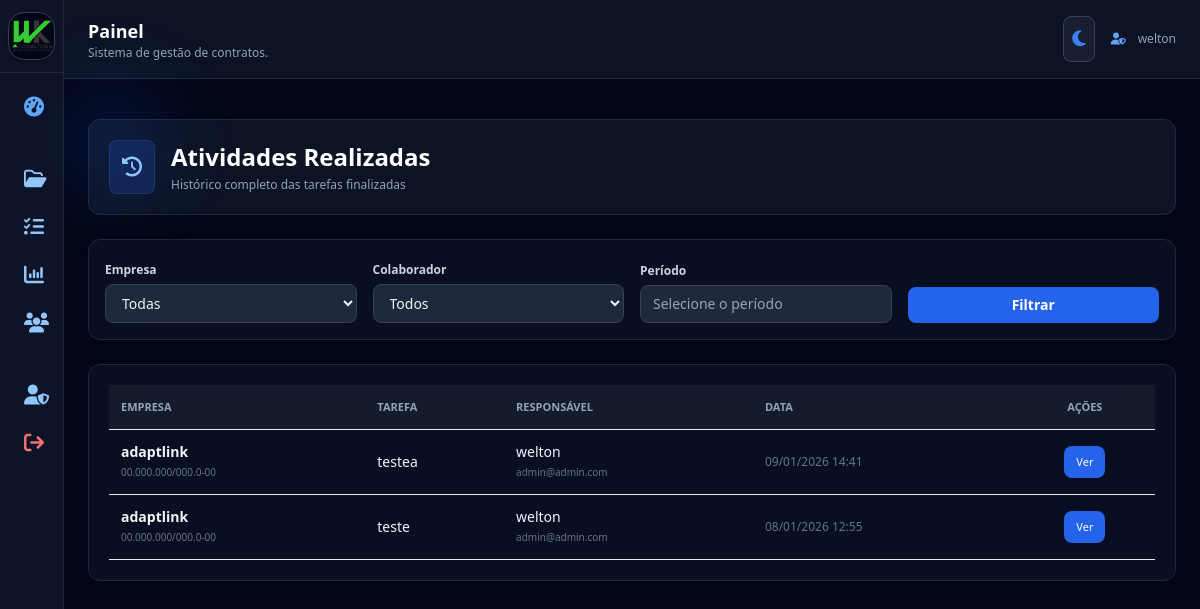
Screenshot of /atividades (signed in) with the database file from the repository.
### app.py (models this page shows, shortened)
class User(UserMixin, db.Model):
    id = db.Column(db.Integer, primary_key=True)
    name = db.Column(db.String(120))
    email = db.Column(db.String(120), unique=True)
    password = db.Column(db.String(255))
    role = db.Column(db.String(20))  # admin / colaborador

class Company(db.Model):
    __tablename__ = "company"
    id = db.Column(db.Integer, primary_key=True)
    name = db.Column(db.String(120), nullable=False)
    cnpj = db.Column(db.String(20), nullable=False)
    created_at = db.Column(db.DateTime, default=agora)
    active = db.Column(db.Boolean, default=True)
    logo = db.Column(db.String(255), nullable=True)

class Task(db.Model):
    __tablename__ = "task"
    id = db.Column(db.Integer, primary_key=True)
    contract_id = db.Column(db.Integer, db.ForeignKey("contract.id"))
    title = db.Column(db.String(120), nullable=False)
    description = db.Column(db.Text)
    due_date = db.Column(db.String(20))
    priority = db.Column(db.String(20), default="Normal")
    status = db.Column(db.String(20), default="pendente", nullable=False)
    assigned_to = db.Column(db.Integer, db.ForeignKey("user.id"), nullable=True)
    created_at = db.Column(db.DateTime, default=agora)
    completed_at = db.Column(db.DateTime)
    contract = db.relationship(
        "Contract",
        backref=db.backref("tasks", lazy="dynamic")
    )
    assigned_user = db.relationship(
        "User",
        backref=db.backref("tarefas_recebidas", lazy="dynamic")
    )
    steps = db.relationship(
        "TaskStep",
        back_populates="task",
        cascade="all, delete-orphan",
        order_by="TaskStep.created_at"
    )
    completion = db.relationship(
        "TaskCompletion",
        backref="task",
        uselist=False,
        cascade="all, delete-orphan"
    )
    logs = db.relationship(
        "TaskLog",
        backref="task",
        cascade="all, delete-orphan"
    )

class TaskLog(db.Model):
    id = db.Column(db.Integer, primary_key=True)
    task_id = db.Column(db.Integer, db.ForeignKey("task.id"))
    user_id = db.Column(db.Integer, db.ForeignKey("user.id"))
    note = db.Column(db.Text)
    created_at = db.Column(db.DateTime, default=agora)
    user = db.relationship("User")
    files = db.relationship("TaskFile", backref="log", cascade="all, delete-orphan")

### app.py (the view, shortened to what this page needs)
@app.route("/atividades")
@login_required
def atividades():
    empresa_id = request.args.get("empresa")
    colaborador_id = request.args.get("colaborador")
    periodo = request.args.get("periodo")
    query = (
        TaskLog.query
        .join(Task)
        .join(Contract)
        .join(Company)
    )
    if current_user.role != "admin":
        query = query.filter(TaskLog.user_id == current_user.id)
    if empresa_id:
        query = query.filter(Company.id == empresa_id)
    if colaborador_id:
        query = query.filter(TaskLog.user_id == colaborador_id)
    logs = query.order_by(TaskLog.created_at.desc()).all()
    empresas = Company.query.order_by(Company.name).all()
    colaboradores = (
        User.query
        .filter_by(role="colaborador")
        .order_by(User.name)
        .all()
    )
    return render_template(
        "atividades.html",
        logs=logs,
        empresas=empresas,
        colaboradores=colaboradores
    )

### app.py (called while the page is built, shortened)
@login_manager.user_loader
def load_user(user_id):
    return User.query.get(int(user_id))

@app.before_request
def criar_admin_automatico():
    admin = User.query.filter_by(email="admin@admin.com").first()

### templates/atividades.html (shortened to what this page needs)
{% extends "base.html" %}
{% block content %}
<section class="mb-6 relative">
  <div class="rounded-xl p-5
              bg-white/80 dark:bg-slate-900/80
              backdrop-blur-xl
              border border-slate-300 dark:border-slate-800
              shadow-lg flex items-center justify-between relative">
    <div class="absolute -top-7 -left-7 w-24 h-24
                bg-blue-500/10 dark:bg-blue-600/20
                blur-2xl rounded-full"></div>
    <div class="relative flex items-center gap-4">
      <div class="p-3 bg-blue-500/10 dark:bg-blue-600/20
                  rounded-lg border border-blue-300/30 dark:border-blue-500/20">
        <i class="fa-solid fa-clock-rotate-left text-blue-600 dark:text-blue-300 text-xl"></i>
      </div>
      <div>
        <h1 class="text-2xl font-bold text-slate-800 dark:text-white">
          Atividades Realizadas
        </h1>
        <p class="text-xs text-slate-600 dark:text-slate-400 mt-1">
          Histórico completo das tarefas finalizadas
        </p>
      </div>
    </div>
  </div>
</section>
<form method="GET"
      class="mb-6 bg-white/70 dark:bg-slate-900/60
             backdrop-blur-xl p-4 rounded-xl shadow
             border border-slate-300 dark:border-slate-800">
  <div class="grid grid-cols-1 md:grid-cols-4 gap-4 items-end">
    <div>
      <label class="text-xs font-semibold text-slate-600 dark:text-slate-300">
        Empresa
      </label>
      <select name="empresa"
              class="w-full mt-1 px-3 py-2 text-sm rounded-lg
                     bg-white dark:bg-slate-800
                     border border-slate-300 dark:border-slate-700">
        <option value="">Todas</option>
      </select>
    </div>
    <div>
      <label class="text-xs font-semibold text-slate-600 dark:text-slate-300">
        Colaborador
      </label>
      <select name="colaborador"
              class="w-full mt-1 px-3 py-2 text-sm rounded-lg
                     bg-white dark:bg-slate-800
                     border border-slate-300 dark:border-slate-700">
        <option value="">Todos</option>
      </select>
    </div>
    <div>
      <label class="text-xs font-semibold text-slate-600 dark:text-slate-300">
        Período
      </label>
      <input
        type="text"
        id="periodo"
        name="periodo"
        value="{{ request.args.get('periodo','') }}"
        placeholder="Selecione o período"
        autocomplete="off"
        readonly
        class="w-full mt-1 px-3 py-2 text-sm rounded-lg
               bg-white dark:bg-slate-800
               border border-slate-300 dark:border-slate-700
               cursor-pointer">
    </div>
    <div>
      <button
        type="submit"
        class="w-full px-4 py-2 rounded-lg
               bg-blue-600 hover:bg-blue-700
               text-white text-sm font-semibold shadow">
        Filtrar
      </button>
    </div>
  </div>
</form>
{% if logs %}
<div class="bg-white/80 dark:bg-slate-900/60
            backdrop-blur-xl p-5 rounded-xl shadow-lg
            border border-slate-300 dark:border-slate-800">
  <table class="w-full text-sm">
    <thead class="bg-slate-200 dark:bg-slate-800/50
                  text-slate-600 dark:text-slate-400
                  text-[11px] uppercase border-b">
      <tr>
        <th class="p-3 text-left">Empresa</th>
        <th class="p-3 text-left">Tarefa</th>
        <th class="p-3 text-left">Responsável</th>
        <th class="p-3 text-left">Data</th>
        <th class="p-3 text-center">Ações</th>
      </tr>
    </thead>
    <tbody>
      {% for log in logs %}
      {% set tarefa = log.task %}
      {% set empresa = tarefa.contract.company if tarefa and tarefa.contract else None %}
      <tr class="border-b hover:bg-slate-100 dark:hover:bg-slate-800/40 transition">
        <td class="p-3">
          <div class="font-semibold">{{ empresa.name }}</div>
          <div class="text-[10px] text-slate-500">{{ empresa.cnpj }}</div>
        </td>
        <td class="p-3">{{ tarefa.title }}</td>
        <td class="p-3">
          <div>{{ log.user.name }}</div>
          <div class="text-[10px] text-slate-500">{{ log.user.email }}</div>
        </td>
        <td class="p-3 text-[12px] text-slate-500">
          {{ log.created_at.strftime('%d/%m/%Y %H:%M') }}
        </td>
        <td class="p-3 text-center">
          <button onclick="abrirModal({{ log.id }})"
            class="px-3 py-1.5 bg-blue-600 hover:bg-blue-700
                   text-white text-[11px] rounded-lg shadow">
            Ver
          </button>
        </td>
      </tr>
      {% endfor %}
    </tbody>
  </table>
</div>
{% else %}
<p class="text-center text-slate-500 italic mt-10">
  Nenhuma atividade concluída até o momento.
</p>
{% endif %}
{% endblock %}

### templates/base.html (shortened to what this page needs)
<!doctype html>
<html lang="pt-BR" class="h-full">
<head>
  <script src="https://cdn.tailwindcss.com"></script>
  <link rel="stylesheet"
        href="https://cdnjs.cloudflare.com/ajax/libs/font-awesome/6.5.0/css/all.min.css"/>
  <link rel="stylesheet"
        href="https://cdn.jsdelivr.net/npm/flatpickr/dist/flatpickr.min.css">
</head>
<body class="h-full
             bg-slate-100 text-slate-800
             dark:bg-slate-950 dark:text-slate-100
             transition-colors duration-300">
<div class="min-h-screen flex">
  <aside
    class="group fixed top-0 left-0 h-full
           bg-white/90 border-r border-slate-200
           dark:bg-slate-900/90 dark:border-slate-800
           flex flex-col transition-all duration-300
           w-16 hover:w-56 overflow-hidden z-50">
<div class="border-b border-slate-200 dark:border-slate-800
            px-2 py-3 group-hover:p-4 transition-all duration-300">
  <div class="flex items-center justify-center group-hover:justify-start
              gap-0 group-hover:gap-3 transition-all duration-300">
    <div class="w-12 h-12 rounded-2xl flex items-center justify-center
                bg-white border border-slate-200 shadow-md
                dark:bg-slate-950 dark:border-slate-700">
      <img src="{{ url_for('static', filename='logo.png') }}"
           alt="Logo"
           class="w-10 h-10 object-contain">
    </div>
  </div>
</div>
      <nav class="flex-1 p-3 space-y-1 text-sm">
        {% if current_user.is_authenticated %}
        {% if current_user.role == 'admin' %}
        <a href="{{ url_for('dashboard') }}"
           class="flex items-center gap-3 px-3 py-2 rounded-lg
                  hover:bg-slate-200 dark:hover:bg-slate-800/80
                  transition">
          <i class="fa-solid fa-gauge-high text-blue-500 dark:text-blue-400 text-xl"></i>
        </a>
        <a href="/contracts"
           class="flex items-center gap-3 px-3 py-2 rounded-lg
                  hover:bg-slate-200 dark:hover:bg-slate-800/80
                  transition">
          <i class="fa-regular fa-folder-open text-blue-500 dark:text-blue-300 text-xl"></i>
        </a>
        <a href="/atividades"
           class="flex items-center gap-3 px-3 py-2 rounded-lg
                  hover:bg-slate-200 dark:hover:bg-slate-800/80
                  transition">
          <i class="fa-solid fa-list-check text-blue-500 dark:text-blue-300 text-xl"></i>
        </a>
        <a href="/relatorios"
           class="flex items-center gap-3 px-3 py-2 rounded-lg
                  hover:bg-slate-200 dark:hover:bg-slate-800/80
                  transition">
          <i class="fa-solid fa-chart-column text-blue-500 dark:text-blue-300 text-xl"></i>
        </a>
        <a href="/colaboradores"
           class="flex items-center gap-3 px-3 py-2 rounded-lg
                  hover:bg-slate-200 dark:hover:bg-slate-800/80
                  transition">
          <i class="fa-solid fa-users text-blue-500 dark:text-blue-300 text-xl"></i>
        </a>
        <a href="/administradores"
           class="flex items-center gap-3 px-3 py-2 rounded-lg
                  hover:bg-slate-200 dark:hover:bg-slate-800/80
                  transition">
          <i class="fa-solid fa-user-shield text-blue-500 dark:text-blue-300 text-xl"></i>
        </a>
        {% endif %}
        {% endif %}
        <a href="/logout"
           class="flex items-center gap-3 px-3 py-2 rounded-lg
                  hover:bg-red-100 dark:hover:bg-red-900/40
                  text-red-600 dark:text-red-400 mt-6 transition">
          <i class="fa-solid fa-arrow-right-from-bracket text-xl"></i>
        </a>
      </nav>
  </aside>
  <main class="flex-1 ml-16 group-hover:ml-56 transition-all duration-300">
    <header class="border-b
                   border-slate-200 dark:border-slate-800
                   bg-white/80 dark:bg-slate-900/80
                   backdrop-blur">
      <div class="max-w-7xl mx-auto px-6 py-4 flex items-center justify-between">
        <div>
          <h2 class="text-lg font-semibold
                     text-slate-800 dark:text-white">
            {{ page_title or 'Painel' }}
          </h2>
          <p class="text-xs
                    text-slate-600 dark:text-slate-400">
            Sistema de gestão de contratos.
          </p>
        </div>
        <div class="flex items-center gap-4">
          <button id="themeToggle"
                  class="p-2 rounded-lg border
                         border-slate-300 dark:border-slate-700
                         bg-white/80 dark:bg-slate-800/60
                         hover:bg-slate-100 dark:hover:bg-slate-700
                         transition">
            <i id="temaIcone" class="fa-solid fa-moon text-blue-500 text-lg"></i>
          </button>
          {% if current_user.is_authenticated %}
          <div class="flex items-center gap-3 text-xs
                      text-slate-600 dark:text-slate-400">
            <i class="fa-solid fa-user-shield text-blue-500 dark:text-blue-400"></i>
            {{ current_user.name }}
          </div>
          {% endif %}
        </div>
      </div>
    </header>
    <div class="max-w-7xl mx-auto px-6 pt-4">
    </div>
    <section class="max-w-7xl mx-auto px-6 py-6">
      {% block content %}{% endblock %}
    </section>
  </main>
</div>
</body>
</html>

### templates/base.html (style rules this page uses)
body { font-family: system-ui, -apple-system, BlinkMacSystemFont, "Inter", sans-serif; }

### rows the page displays
User: name "welton"
TaskLog: user.name "welton", user.email "admin@admin.com", created_at "09/01/2026 14:41"
Company: name "adaptlink", cnpj "00.000.000/000.0-00"
Task: title "testea"
TaskLog: user.name "welton", user.email "admin@admin.com", created_at "08/01/2026 12:55"
Task: title "teste"

### other values shown
{{ page_title or 'Painel' }} "Painel"
